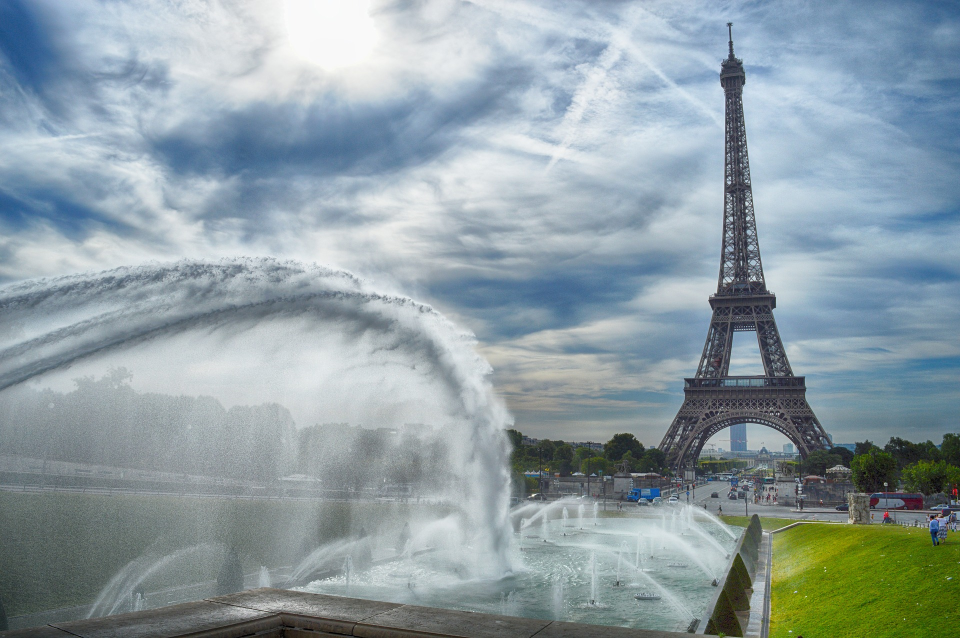
#> input picture tasks/Logistic Regression/images/my_image2.jpg, 1920 x 1276 px (shown at 1/2 size)
$ jupyter execute --allow-errors numpy.ipynb   (older library calls are emulated)
#> lines starting #> are read from the running program, lines starting #| are printed output that depends on the picture
[cell 1]
import numpy as np
from PIL import Image
import matplotlib.pyplot as plt

np.random.seed(seed=25)

### NumPy Array

- How to create an empty and a full NumPy array?

[cell 2]
np.empty((3, 4), dtype=int)

[cell 3]
np.full([3, 3], 13, dtype=int)

- Create a Numpy array filled with all zeros

[cell 4]
np.zeros(2)

- Create a Numpy array filled with all ones

[cell 5]
np.ones(2)

- Check whether a Numpy array contains a specified row

[cell 6]
array = np.array([[1,2,3], [4,5,6], [7,8,9]])
np.array([44, 55, 66]) in array

- How to Remove rows in Numpy array that contains non-numeric values?

[cell 7]
array = np.array([[10.5, 22.5, 3.8],
                  [41, np.nan, np.nan]])
array[~np.isnan(array).any(axis=1)]

- Remove single-dimensional entries from the shape of an array

[cell 8]
array = np.zeros((3, 1, 3))
np.squeeze(array)

- Find the number of occurrences of a sequence in a NumPy array

[cell 9]
array = np.array([[3, 1, 2, 1],
                  [3, 1, 2, 1],
                  [3, 1, 2, 1],
                  [0, 0, 0, 0]])
repr(array).count('3, 1, 2, 1')

- Find the most frequent value in a NumPy array

[cell 10]
array = np.random.randint(100, size=10)
print(array)
np.bincount(array).argmax()

- Combining a one and a two-dimensional NumPy Array

[cell 11]
array_1d = np.arange(5)
#> (the rest of this cell did not finish here and is left out)

- How to add a border around a NumPy array?

[cell 12]
array_ones = np.ones((2, 2))
array = np.pad(array_ones, pad_width=1, mode='constant',
               constant_values=0)
array

- How to compare two NumPy arrays?

[cell 13]
array_one = np.array([[2,2],[3,4]])
array_two = np.array([[1,2],[3,4]])

(array_one == array_two).all()

- How to check whether specified values are present in NumPy array?

[cell 14]
array = np.random.randint(100, size=(3,3))
print([55, 60, 70, 55] in array.tolist())

- How to get all 2D diagonals of a 3D NumPy array?

[cell 15]
array = np.arange(3 * 4 * 4).reshape(3, 4, 4)
diag_array = np.diagonal(array,
                       axis1 = 1,
                       axis2 = 2)
print(array)
diag_array

- Flatten a Matrix in Python using NumPy

[cell 16]
array = np.array([[3, 1], [2, 1]])
array.flatten()

- Flatten a 2d numpy array into 1d array

[cell 17]
array = np.array([[1, 2, 3], [2, 4, 5], [1, 2, 3]])
array.flatten()

- Move axes of an array to new positions

[cell 18]
x = np.zeros((2, 3, 4))
print(np.moveaxis(x, 0, -1))
print('\n')
print(np.moveaxis(x, -1, 0))

- Interchange two axes of an array

[cell 19]
x = np.array([[1, 2, 3]])
print(x,'\n')
y =  np.swapaxes(x, 0, 1)
print(y)

- NumPy – Fibonacci Series using Binet Formula

[cell 20]
a = np.arange(1, 11)
lenA = len(a)

sqrtFive = np.sqrt(5)
alpha = (1 + sqrtFive) / 2
beta = (1 - sqrtFive) / 2

Fn = np.rint(((alpha ** a) - (beta ** a)) / (sqrtFive))
print("The first {} numbers of Fibonacci series are {} . ".format(lenA, Fn))

- Counts the number of non-zero values in the array

[cell 21]
array = [[5, 6, 7, 9, 0], [11, 23, 55, 0, 11], [0, 0, 0, 1, 3]]

np.count_nonzero(array)

- Count the number of elements along a given axis

[cell 22]
array = np.array([[1, 2, 3, 4], [5, 6, 7, 8]])

print(np.size(array, 0))
print(np.size(array, 1))

- Trim the leading and/or trailing zeros from a 1-D array

[cell 23]
array = np.array((0, 0, 0, 0, 1, 5, 7, 0, 6, 2, 9, 0, 10, 0, 0))
np.trim_zeros(array)

- Change data type of given numpy array

[cell 24]
array = np.array([10, 20, 30, 40, 50])
print(array.dtype, '\t')
array = array.astype('float64')
print(array.dtype)

- Reverse a numpy array

[cell 25]
array = np.array([1, 2, 3, 6, 4, 5])
np.flipud(array)

- How to make a NumPy array read-only?

[cell 26]
array = np.zeros(10)
array[5] = 8
print(array)

array.flags.writeable = False
#> (the rest of this cell did not finish here and is left out)

### Questions on NumPy Matrix

- Get the maximum value from given matrix

[cell 27]
array = np.array([[11, 12, 13],
                  [14, 15, 16],
                  [17, 15, 19],
                  [12, 14, 15]])
np.amax(array)

- Get the minimum value from given matrix

[cell 28]
np.amin(array)

- Find the number of rows and columns of a given matrix using NumPy

[cell 29]
array.shape

- Select the elements from a given matrix

[cell 30]
[array[0][i] for i in range(array.shape[1])]

- Find the sum of values in a matrix

[cell 31]
m = np.matrix([[1, 2], [4, 3]])
m.sum()

- Calculate the sum of the diagonal elements of a NumPy array

[cell 32]
array = np.array([[55, 33, 44],
                  [21, 4, 60],
                  [56, 23, 41]])
np.trace(array)

- Adding and Subtracting Matrices in Python

[cell 33]
A = np.array([[1, 2], [3, 4]])
B = np.array([[4, 5], [6, 7]])

print(np.add(A, B))
print('\t')
print(np.subtract(A, B))

- Ways to add row/columns in numpy array

[cell 34]
array = np.array([[1, 2, 3], [45, 4, 7], [9, 6, 10]])
add = np.array([1, 2, 3])
result = np.hstack((array, np.atleast_2d(add).T))

[cell 35]
result

[cell 36]
np.column_stack((array, add))

- Matrix Multiplication in NumPy

[cell 37]
mat1 = ([1, 6, 5],[3 ,4, 8],[2, 12, 3])
mat2 = ([3, 4, 6],[5, 6, 7],[6,56, 7])

np.dot(mat1,mat2)

- Get the eigen values of a matrix

[cell 38]
w, v = np.linalg.eig(np.diag((1, 2, 3)))
w; v

- How to Calculate the determinant of a matrix using NumPy?

[cell 39]
array = np.array([[50, 29], [30, 44]])
np.linalg.det(array)

- How to inverse a matrix using NumPy

[cell 40]
np.linalg.inv(array)

- How to count the frequency of unique values in NumPy array?

[cell 41]
array = np.array([10, 20, 5, 10, 8, 20, 8, 9, 433, 495])
unique, frequency = np.unique(array, return_counts = True)
print("Unique Values:",
      unique)
print("Frequency Values:",
      frequency)

- Multiply matrices of complex numbers using NumPy in Python

[cell 42]
x = np.array([2+3j, 4+5j])
y = np.array([8+7j, 5+6j])

np.vdot(x, y)

- Compute the outer product of two given vectors using NumPy in Python

[cell 43]
array1 = np.array([6,2])
array2 = np.array([2,5])

np.outer(array1, array2)

- Calculate inner, outer, and cross products of matrices and vectors using NumPy

[cell 44]
x = np.array([[2, 3, 4], [3, 2, 9]])
y = np.array([[1, 5, 0], [5, 10, 3]])

print('inner: ', np.inner(x, y))
print('\t')
print('outer: ', np.outer(x, y))
print('\t')
print('cross: ', np.cross(x, y))

- Compute the covariance matrix of two given NumPy arrays

[cell 45]
array1 = np.array([0, 1, 1])
array2 = np.array([2, 2, 1])

cov = np.cov(array1, array2)
cov

- Convert covariance matrix to correlation matrix using Python

[cell 46]
v = np.sqrt(np.diag(cov))
outer_v = np.outer(v, v)
corr = cov / outer_v
corr

- Compute the Kronecker product of two mulitdimension NumPy arrays

[cell 47]
np.kron(array1, array2)

- Convert the matrix into a list

[cell 48]
array1.tolist()

### Questions on NumPy Indexing

- Replace NumPy array elements that doesn’t satisfy the given condition

[cell 49]
array = np.array([[45.42436315, 52.48558583, 10.32924763],
                  [5.7439979, 50.58220701, 25.38213418]])

array[array > 30.] = 5.25
array

- Return the indices of elements where the given condition is satisfied

[cell 50]
array = np.array([[1, 2, 3], [4, 5, 6]])
b = np.where(array<4)
print(array[b])

- Replace NaN values with average of columns

[cell 51]
array = np.array([[1.3, 2.5, 3.6, np.nan],
                  [2.6, 3.3, np.nan, 5.5],
                  [2.1, 3.2, 5.4, 6.5]])

col_mean = np.nanmean(array, axis = 0)
inds = np.where(np.isnan(array))
array[inds] = np.take(col_mean, inds[1])
array

- Replace negative value with zero in numpy array

[cell 52]
array = np.array([1, 2, -3, 4, -5, -6])
array[array<0] = 0
array

- How to get values of an NumPy array at certain index positions?

[cell 53]
a1 = np.array([11, 10, 22, 30, 33])
a2 = np.array([1, 15, 60])
a1.put([0, 4], a2)
a1

- Find indices of elements equal to zero in a NumPy array

[cell 54]
array = np.array([1, 0, 2, 0, 3, 0, 4, 5, 6, 7, 8])
np.where(array == 0)[0]

- How to Remove columns in Numpy array that contains non-numeric values?

[cell 55]
x = np.array([[1,2,3], [4,5,np.nan], [7,8,9]])
x[~np.isnan(x).any(axis=1)]

- How to access different rows of a multidimensional NumPy array?

[cell 56]
array = np.array([[10, 20, 30],
                  [40, 5, 66],
                  [70, 88, 94]])
array[[0,2]]

- Get row numbers of NumPy array having element larger than X

[cell 57]
X = 50
np.where(np.any(array > X, axis = 1))

- Get filled the diagonals of NumPy array

[cell 58]
np.fill_diagonal(array, 5)
array

- Check elements present in the NumPy array

[cell 59]
print(5 in array)
print(100 in array)

- Combined array index by index

[cell 60]
array = np.array([1, 3, 6, 8, 9, 9, 4, 5])
array[np.array([3, 1, 2 ])]

### Questions on NumPy Linear Algebra

- Find a matrix or vector norm using NumPy

[cell 61]
mat = np.array([[ 1, 2, 3],
               [4, 5, 6]])
np.linalg.norm(mat)

- Calculate the QR decomposition of a given matrix using NumPy

[cell 62]
q, r = np.linalg.qr(mat)
print('\nQ:\n', q)
print('\nR:\n', r)

- Compute the condition number of a given matrix using NumPy

[cell 63]
np.linalg.cond(mat)

- Compute the eigenvalues and right eigenvectors of a given square array using NumPy?

[cell 64]
m = np.array([[1, 2],
              [2, 3]])

w, v = np.linalg.eig(m)

print("Printing the Eigen values of the given square array:\n",
      w)

print("Printing Right eigenvectors of the given square array:\n",
      v)

- Calculate the Euclidean distance using NumPy

[cell 65]
p1 = np.array((1, 2, 3))
p2 = np.array((1, 1, 1))

np.linalg.norm(p1 - p2)

### Questions on NumPy Random

- Create a Numpy array with random values

[cell 66]
array = np.random.rand(3,2)
array

- How to choose elements from the list with different probability using NumPy?

[cell 67]
np.random.choice(array.flatten())

- How to get weighted random choice in Python?

[cell 68]
np.random.choice(array.flatten(), 1, p=[0.05, 0.1, 0.15, 0.20, 0.3, 0.2])

- Generate Random Numbers From The Uniform Distribution using NumPy

[cell 69]
np.random.uniform(size=4)

- Get Random Elements form geometric distribution

[cell 70]
np.random.geometric(p=0.35, size=15)

- Get Random elements from Laplace distribution

[cell 71]
np.random.laplace(1.45, 15, 15)

- Return a Matrix of random values from a uniform distribution

[cell 72]
np.random.uniform(-1,0,15)

- Return a Matrix of random values from a Gaussian distribution

[cell 73]
np.random.normal(3, 2.5, size=(2, 4))

### Questions on NumPy Sorting and Searching

- How to get the indices of the sorted array using NumPy in Python?

[cell 74]
array = np.array([10, 52, 62, 16, 16, 54, 453])
np.argsort(array)

- Finding the k smallest values of a NumPy array

[cell 75]
k = 4
array1 = np.sort(array)
array1[:k]

- How to get the n-largest values of an array using NumPy?

[cell 76]
sorted_array = array[np.argsort(array)]
n = 3
sorted_array[-n: ]

- Sort the values in a matrix

[cell 77]
a = np.array([[1,4], [3,1]])
a.sort(axis=1)
print("\n", a, "\n")
a.sort(axis=0)
print("\n", a, "\n")

- Filter out integers from float numpy array

[cell 78]
array = np.array([1.0, 1.2, 2.2, 2.0, 3.0, 2.0])
array[array != array.astype(int)]

- Find the indices into a sorted array

[cell 79]
np.searchsorted(array, 3)

# Questions on NumPy Mathematics

- How to get element-wise true division of an array using Numpy?

[cell 80]
array = [-1, 0, 1, 2, 3, 4]
np.true_divide(array, 2)

- How to calculate the element-wise absolute value of NumPy array?

[cell 81]
np.absolute(array)

- Compute the negative of the NumPy array

[cell 82]
np.negative(array)

- Multiply 2d numpy array corresponding to 1d array

[cell 83]
array1 = np.array([[1, 2, 3], [4, 5, 6], [7, 8, 9]])
array2 = np.array([1, 2, 3])
array1 * array2[:, np.newaxis]

- Computes the inner product of two arrays

[cell 84]
array1 = np.array([2,5,8])
array2 = np.array([3,1,2])
np.inner(array1, array2)

- Compute the nth percentile of the NumPy array

[cell 85]
array = np.arange(1,1001)
np.percentile(array, q=25)

- Calculate the n-th order discrete difference along the given axis

[cell 86]
array = np.array([1, 3, 45, 55, 92, 105, 107])
print(np.diff(array, n = 2))
print(np.diff(array, n = 3))

- Calculate the sum of all columns in a 2D NumPy array

[cell 87]
num = np.arange(36)
array1 = np.reshape(num, [4, 9])
array1.sum(axis=0)

- Calculate average values of two given NumPy arrays

[cell 88]
array1 = np.array([1,2,3])
array2 = np.array([4, 5, 6])
(array1+array2)/2

- How to compute numerical negative value for all elements in a given NumPy array?

[cell 89]
x = np.array([-1, -2, -3, 1, 2, 3, 0])
np.negative(x)

- How to get the floor, ceiling and truncated values of the elements of a numpy array?

[cell 90]
array = np.array([-1.8, -1.6, -0.5, 0.5,
              1.6, 1.8, 3.0])
print(f'Floor: {np.floor(array)}')
print(f'Ceil: {np.ceil(array)}')
print(f'Trunc: {np.trunc(array)}')

- How to round elements of the NumPy array to the nearest integer?

[cell 91]
np.rint(array)

- Find the round off the values of the given matrix

[cell 92]
array.round()

- Determine the positive square-root of an array

[cell 93]
array = np.array([4, 9, 16, 25, 36, 81])
np.sqrt(array)

- Evaluate Einstein’s summation convention of two multidimensional NumPy arrays

[cell 94]
array1 = np.array([[3, 6], [0, 18]])
array2 = np.array([[0, 35], [46, 2]])
np.einsum('mk,kn',array1, array2)

# Questions on NumPy Statistics

- Compute the median of the flattened NumPy array

[cell 95]
array = np.array([1,2,3,4,5,6,7,8,9,10])
np.median(array.flatten())

- Find Mean of a List of Numpy Array

[cell 96]
list_arrays = [np.array([11, 5, 41]),
         np.array([12, 13, 26]),
         np.array([56, 20, 51])]

for i in list_arrays:
    print(np.mean(i))

- Calculate the mean of array ignoring the NaN value

[cell 97]
array_with_nan = np.array([1,2,3, np.nan])
np.nanmean(array_with_nan)

- Get the mean value from given matrix

[cell 98]
array = np.random.randint(5, 20, size=(3,3))
array.mean()

- Compute the variance of the NumPy array

[cell 99]
array.var()

- Compute the standard deviation of the NumPy array

[cell 100]
array.std()

- Compute pearson product-moment correlation coefficients of two given NumPy arrays

[cell 101]
array1 = np.array([1,2,3,4,5,6])
array2 = np.array([2,4,0,7, 7, 15])
np.corrcoef(array1, array2)

- Calculate the mean across dimension in a 2D NumPy array

[cell 102]
array = np.array([[100, 300], [200, 600]])
print(array.mean(axis=0))
print(array.mean(axis=1))

- Calculate the average, variance and standard deviation in Python using NumPy

[cell 103]
print(f'Mean of array: \n\n{array.mean()}\n')
print(f'Variance of array:\n\n {array.var()}\n')
print(f'Standard Dev. of array:\n\n {array.std()}')

- Describe a NumPy Array in Python

[cell 104]
arr = np.array([4, 5, 8, 5, 6, 4,
                9, 2, 4, 3, 6])

min = np.amin(arr)
max = np.amax(arr)
range = np.ptp(arr)
varience = np.var(arr)
sd = np.std(arr)

print("Array =", arr)
print("Measures of Dispersion")
print("Minimum =", min)
print("Maximum =", max)
print("Range =", range)
print("Varience =", varience)
print("Standard Deviation =", sd)

# Questions on Polynomial

- Define a polynomial function

[cell 105]
np.poly1d([3, 5])

- How to add one polynomial to another using NumPy in Python?

[cell 106]
poly1d1 = (3,-1,2)
poly1d2 = (2,-5,2)
np.polynomial.polynomial.polyadd(poly1d1,poly1d2)

- How to subtract one polynomial to another using NumPy in Python?

[cell 107]
np.polynomial.polynomial.polysub(poly1d1,poly1d2)

- How to multiply a polynomial to another using NumPy in Python?

[cell 108]
np.polynomial.polynomial.polymul(poly1d1,poly1d2)

- How to divide a polynomial to another using NumPy in Python?

[cell 109]
np.polynomial.polynomial.polydiv(poly1d1,poly1d2)

- Find the roots of the polynomials using NumPy

[cell 110]
poly_coefs = [1, 2, 3, 4, 6]
np.roots(poly_coefs)

- Evaluate a 2-D polynomial series on the Cartesian product

[cell 111]
array = np.array([[2, 4, 6], [1, 2, 4]])
np.polynomial.polynomial.polygrid2d([7, 9], [8, 10], array)

- Evaluate a 3-D polynomial series on the Cartesian product

[cell 112]
array = np.array([[1, 10, 51], [19, 4, 62], [1, 12, 13]])
np.polynomial.polynomial.polygrid3d([7, 9], [8, 10], [5, 6], array)

# Questions on NumPy Strings

- Repeat all the elements of a NumPy array of strings

[cell 113]
array_string = np.array(["Gustavo", "de", "Melo", "Oliveira"], dtype=str)
np.char.multiply(array_string, 3)

- How to split the element of a given NumPy array with spaces?

[cell 114]
array_string = np.array(["Gustavo de Melo Oliveira"], dtype=str)
np.char.split(array_string).squeeze().tolist()

- How to insert a space between characters of all the elements of a given NumPy array?

[cell 115]
np.char.join(" ", array_string)

- Find the length of each string element in the Numpy array

[cell 116]
len_vectorized = np.vectorize(len)
len_vectorized(array_string)

- Swap the case of an array of string

[cell 117]
print(f'Original String: {array_string}')
print(f'Swap Case: {np.char.swapcase(array_string)}')

- Change the case to uppercase of elements of an array

[cell 118]
print(f'Original String: {array_string}')
print(f'Upper Case: {np.char.upper(array_string)}')

- Change the case to lowercase of elements of an array

[cell 119]
print(f'Original String: {array_string}')
print(f'Lower Case: {np.char.lower(array_string)}')

- Join String by a seperator

[cell 120]
np.core.defchararray.join('-', array_string)

- Get the boolean array when values end with a particular character

[cell 121]
print(f'Array: {array_string}')
# Check if strings end with pattern 'no'
np.char.endswith(array_string, 'no')

- Different ways to convert a Python dictionary to a NumPy array

[cell 122]
dict_example = {'1':2, '2':3, '3':4, '4':5}
np.array(list(dict_example.items()))

- How to convert a list and tuple into NumPy arrays?

[cell 123]
list_ = [[5,3,1]]

print(np.asarray(list_))
tuple_ = (15,16,13)

print(np.asarray(tuple_))

- Ways to convert array of strings to array of floats

[cell 124]
array_strings = np.array(['5.2', '8.2', '9.5'])
array_floats_strings = array_strings.astype(np.float)
print(array_floats_strings)
print(array_floats_strings.dtype)

- Convert a NumPy array into a csv file

[cell 125]
array_to_file = np.array([1000, 115, 1245])
array_to_file.tofile('np_array.csv', sep = ',')

- How to Convert an image to NumPy array and save it to CSV file using Python?

[cell 126]
img = Image.open('../Logistic Regression/images/my_image2.jpg')
#> img is the input picture: PIL image 1920x1276 RGB; mean R, G, B 142.9, 158.3, 164.1

image_to_array = np.asarray(img)

image_to_array.tofile('csv_image.csv', sep = ',')

- How to save a NumPy array to a text file?

[cell 127]
array = np.array([[1, 2, 3],[4, 5, 6], [7, 8, 9]])
file = open("array.txt", "w")
for row in array:
    np.savetxt(file, row)

file.close()

- Load data from a text file

#> (a cell that did not finish here is left out)

- Plot line graph from NumPy array

[cell 129]
x = np.arange(1, 100)
y = x + x

plt.title("Line graph")
plt.xlabel("X")
plt.ylabel("Y")
plt.plot(x, y, color ="red")
plt.show()
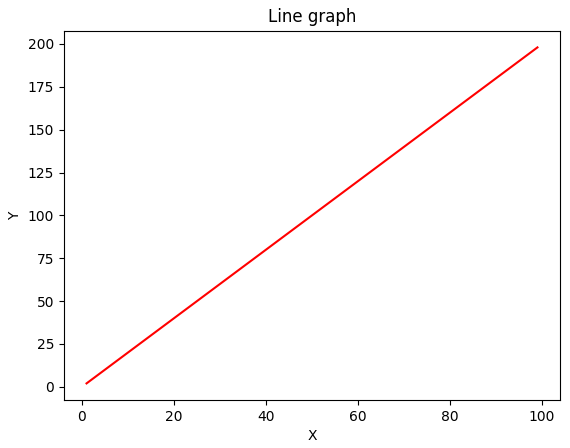
#> figure drawn by matplotlib, 1 panel; curve peaks at x = 99, y = 198

- Create Histogram using NumPy

#> (a cell that did not finish here is left out)

[cell 131]
array = np.random.normal(3, 2.5, 1000)
plt.hist(array, 30, density=True)
plt.title("histogram")
plt.show()
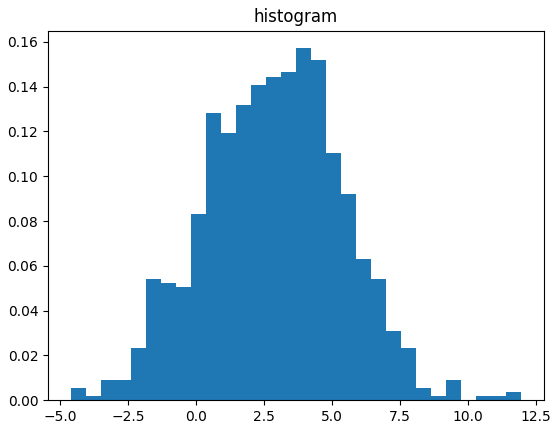
#> figure drawn by matplotlib, 1 panel; tallest bar 0.157 high, from x = 3.67 to 4.23
